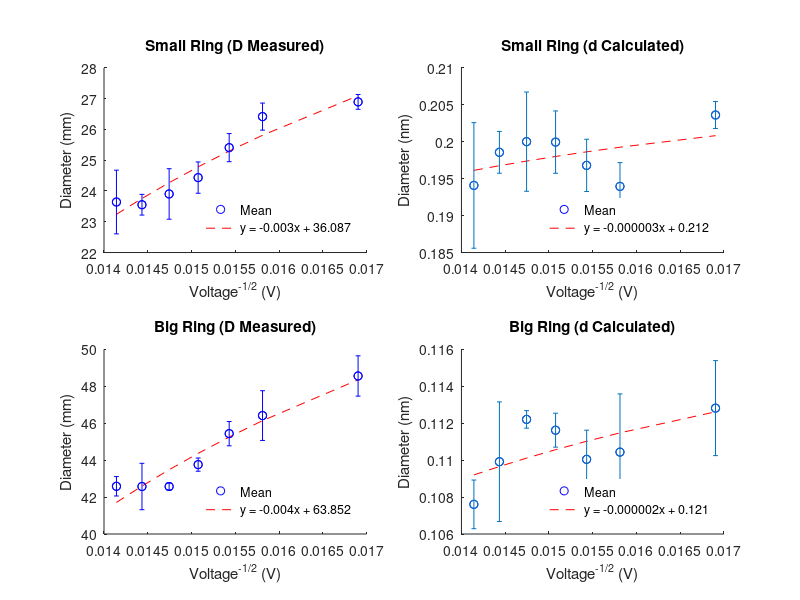
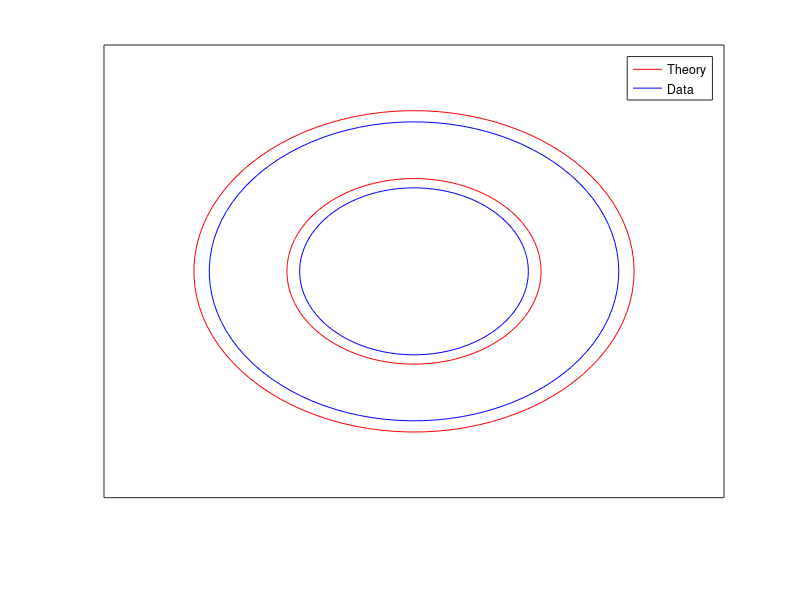
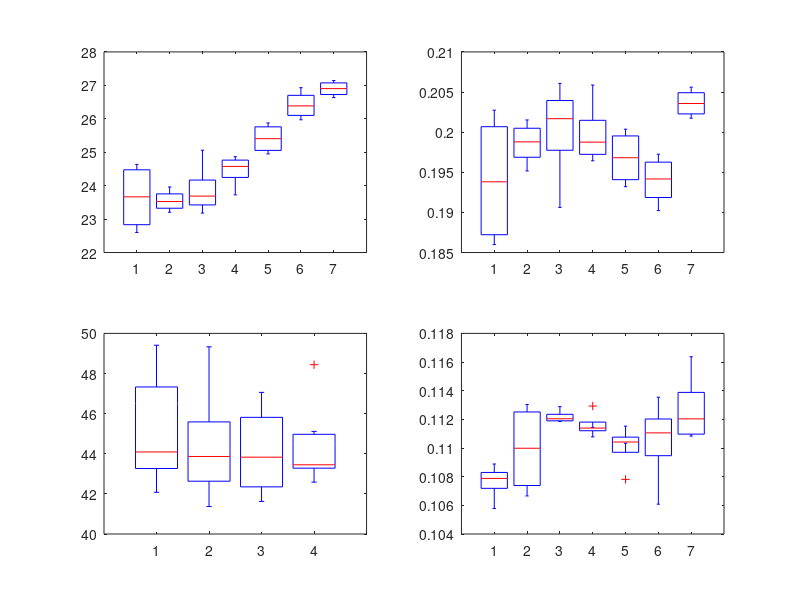

The MATLAB source for these figures, in order:
%/////////////////////////////////////////////////////////
% By: Lee Allers                                         /
%For: Numerical Computation, 2016                        /
%     University of New Mexico                           /
%NOTE: None of my scripts are built to be robust, they   /
%      are merely an implementation of a given set of    /
%      data or instructions!                             /
%/////////////////////////////////////////////////////////
%Useful documents https://www.3bscientific.com/product-manual/1013885_EN.pdf

clc; clear all;close all
load('big_inner.mat');load('big_outer.mat');load('small_inner.mat');load('small_outer.mat')

big_outer = unnamed1; big_inner = unnamed;
clear unnamed unnamed1
%/////////// Constants ///////////////////////////////////
const.q = 1.6*10^(-19); %Coulombs, Charge of an Electron
const.M = 9.11*10^(-31); %kg, Electron Mass
const.h = 6.62307004*10^(-34); %Planks constant
const.hbar = 1.0545718*10^(-34);%Planks constant
const.L = 13.2; %Length of Glass
const.c = 3*10^8; %Speed of light
const.d_small_actual = 0.213; %nm
const.d_big_actual = 0.123; %nm
d =@(D,v) 4.*pi.*const.L.*const.hbar.*const.c./(D.*sqrt(2.*const.q.*v.*const.M.*const.c^2));
%///////////////////////////////////////////////////////
V = 1000*[5,4.8,4.6,4.4,4.2,4,3.5]';

%//////Don't know if needed
%theta_small_p = rad2deg(atan(([Run1(:,2),Run2(:,2),Run3(:,2),Run4(:,2)])./(2*Lp))); %Positive
%theta_small_n = rad2deg(atan(([Run1(:,2),Run2(:,2),Run3(:,2),Run4(:,2)])./(2*Ln))); %Negative
%theta_big_p = rad2deg(atan(([Run1(:,1),Run2(:,1),Run3(:,1),Run4(:,1)])./(2*Lp))); %Positive
%theta_big_n = rad2deg(atan(([Run1(:,1),Run2(:,1),Run3(:,1),Run4(:,1)])./(2*Ln))); %Negative
%///////////

data_small_D = (small_outer + small_inner)./2; %Finds center of the 'small' ring.
data_small_d = d(data_small_D,V).*10^10;
data_big_D = (big_outer + big_inner)./2; %Finds center of the 'big' ring.
data_big_d   = d(data_big_D,V).* 10^10; %Convert to small d

%////////// Do analysis to Small ring //////////////////////
mean_small_D = mean(data_small_D,2);
std_small_D = std(data_small_D')';
fit_small_D = polyfit(V,mean_small_D,1);
fit_val_small_D = polyval(fit_small_D,V);

mean_small_d = mean(data_small_d,2);
std_small_d = std(data_small_d')';
fit_small_d = polyfit(V,mean_small_d,1);
fit_val_small_d = polyval(fit_small_d,V);

final_d_small_mu = mean(fit_val_small_d);
final_d_small_sigma = std(fit_val_small_d); 
%^^^^^^^^^^^^^^^^^^^^^^^^^^^^^^^^^^^^^^^^^^^^^^^^^^^^^^^^^^^^^^

%////////// Do analysis to Big ring //////////////////////
mean_big_D = mean(data_big_D,2);
std_big_D = std(data_big_D')';
fit_big_D = polyfit(V,mean_big_D,1);
fit_val_big_D = polyval(fit_big_D,V);

mean_big_d = mean(data_big_d,2);
std_big_d  = std(data_big_d')';
fit_big_d = polyfit(V,mean_big_d,1);
fit_val_big_d = polyval(fit_big_d,V);

final_d_big_mu = mean(fit_val_big_d);
final_d_big_sigma = std(fit_val_big_d);
%^^^^^^^^^^^^^^^^^^^^^^^^^^^^^^^^^^^^^^^^^^^^^^^^^^^^^^^^^^^^^^

%changing voltage for plotting
Vo = 1./sqrt(V);

%Plots of D v V(-1/2)
figure('Name','Diiffraction Measured Data','units','normalized','position',[.1 .1 .7 .7]);
subplot(2,2,1)
title('Small Ring (D Measured)')
hold on
plot(Vo,mean_small_D,'bo');
plot(Vo,fit_val_small_D,'r--');
errorbar(Vo,mean_small_D,std_small_D,'bo')
str = sprintf('y = %.03fx + %.03f',fit_small_D);
legend({'Mean',str},'Box','off','Location','southeast');xlabel('Voltage^{-1/2} (V)');ylabel('Diameter (mm)');
hold off

subplot(2,2,2)
title('Small Ring (d Calculated)');
hold on
plot(Vo,mean_small_d, 'bo')
plot(Vo,fit_val_small_d,'r--')
%line([min(Vo) max(Vo)],[d_small_actual, d_small_actual],'Color','m')%Actual Value
errorbar(Vo,mean_small_d,std_small_d,'o')
str = sprintf('y = %fx + %.03f',fit_small_d);
legend({'Mean',str},'Box','off','Location','southeast');xlabel('Voltage^{-1/2} (V)');ylabel('Diameter (nm)');
hold off

subplot(2,2,3)
hold on
title('Big Ring (D Measured)')
plot(Vo,mean_big_D,'bo');
plot(Vo,fit_val_big_D,'r--');
errorbar(Vo,mean_big_D,std_big_D,'bo')
str = sprintf('y = %.03fx + %.03f',fit_big_D);
legend({'Mean',str},'Box','off','Location','southeast');xlabel('Voltage^{-1/2} (V)');ylabel('Diameter (mm)');
hold off

subplot(2,2,4)
title('Big Ring (d Calculated)');
hold on
plot(Vo,mean_big_d, 'bo')
plot(Vo,fit_val_big_d,'r--')
%line([min(Vo) max(Vo)],[d_big_actual, d_big_actual],'Color','m') %Actual Value
errorbar(Vo,mean_big_d,std_big_d,'o')
str = sprintf('y = %fx + %.03f',fit_big_d);
legend({'Mean',str},'Box','off','Location','southeast');xlabel('Voltage^{-1/2} (V)');ylabel('Diameter (nm)');
hold off

%$$$$$$$$$$$$$$$$$$$$$$$$ EXTRAS $$$$$$$$$$$$$$$$$$$$$$$$$$$$$
%DeBroglie Relation: lambda = h/p
velocity = sqrt(2.*const.q.*V./const.M);
wavelength = (const.h./(const.M*velocity))*10^10; %In nanometers

%/////////////// Error anaylsis stuff
% alpha = 0.05; 
% mu = mean(mean_small); %mean
% sigma = std(mean_small);   %std

% [mu, sigma, xci, yci] = normfit(mean(data_small_d));
% x = linspace(mu - 5*sigma, mu + 5*sigma,1000);
% y = normpdf(x, mu, sigma);
% 
% 
% figure('Name','Small ring calulated d','units','normalized','position',[.1 .1 .5 .7]);
% subplot(2,1,1)
% hold on
% plot(x, y, 'b', 'LineWidth', 1.5)
% patch(x, y, [0.5 0.5 0.5],'FaceColor','w');
% line([mu, mu],[floor(min(y)) max(y)],'Color','r','LineStyle','--')
% line([mu + sigma,mu + sigma],[0 mean(y)],'Color','k','LineStyle',':')
% line([mu + 2*sigma,mu + 2*sigma],[0 mean(y)],'Color','k','LineStyle',':')
% line([mu + 3*sigma,mu + 3*sigma],[0 mean(y)],'Color','k','LineStyle',':')
% text([mu + sigma,mu + sigma],[mean(y) mean(y)],' \sigma');
% text([mu + 2*sigma,mu + 2*sigma],[mean(y) mean(y)],' 2 \sigma');
% text([mu + 3*sigma,mu + 3*sigma],[mean(y) mean(y)],' 3 \sigma');
% %, num2str(mu,3)
% hold off
% 
% pd = makedist('Normal',mu,sigma);
% y2 = cdf(pd,x);
% 
% subplot(2,1,2)
% hold on
% plot(x,y2)
% hold off

%////////////// Extra Plotting / Images
t = linspace(0,2*pi);
xc = [const.d_small_actual/2 * cos(t); final_d_small_mu/2 * cos(t); const.d_big_actual/2 * cos(t); final_d_big_mu/2 * cos(t)];
yc = [const.d_small_actual/2 * sin(t); final_d_small_mu/2 * sin(t); const.d_big_actual/2 * sin(t); final_d_big_mu/2 * sin(t)];
figure('Name','Ring Plots','units','normalized','position',[.1 .1 .5 .8]);
hold on
plot(xc(1,:),yc(1,:),'r')
plot(xc(2,:),yc(2,:),'b')
plot(xc(3,:),yc(3,:),'r')
plot(xc(4,:),yc(4,:),'b')
legend({'Theory','Data'})
set(gca,'xtick',[],'ytick',[],'box','on')
hold off

% figure('Name','Plot Values')
% hold on
% rectangle('Position',[.5 0 1 final_d_small_mu])
% rectangle('Position',[2.5 0 1 final_d_big_mu])
% errorbar(1,final_d_small_mu,final_d_small_sigma)
% errorbar(3,final_d_big_mu,final_d_big_sigma)
% set(gca,'xlim',[0 4], 'ylim', [0 .22])
% hold off
figure('Name','BOX PLOTS BABY','units','normalized','position',[.1 .1 .7 .7]);
subplot(2,2,1)
boxplot(data_small_D')
subplot(2,2,2)
boxplot(data_small_d')
subplot(2,2,3)
boxplot(data_big_D)
subplot(2,2,4)
boxplot(data_big_d')

% zTest_weighted = std_small_D .* data_small_D;
% zTest_fit = polyfit(V,mean(zTest_weighted,2),1);
% zTest_val = polyval(zTest_fit,V);
% figure(99)
% plot(Vo,zTest_val)
%/////////////Clear Shit
clear t str xc yc
